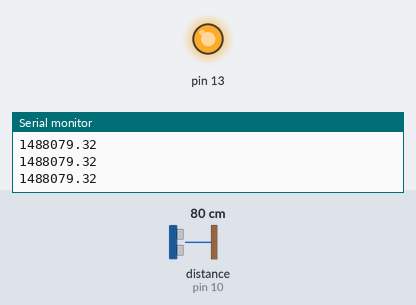
A sketch run on a simulated Arduino Uno, built with avr-gcc and run on an emulated ATmega328P. On the bench: output pins drawn as LEDs (lit = HIGH), the last lines printed to the serial monitor. Wiring (inferred from the names in the program): ultrasonic range finder: trigger pin 9; echo pin 10. Inputs (shaded band) come from the test bench; at power-on: distance to the obstacle (sensor on pin 10) 80 cm. The echo pulse lasts 58.3 µs per cm; pins used as bus, display or sensor lines are not drawn.

Above: at 1.2 s.
1.3 s: distance to the obstacle (sensor on pin 10) set to 149 cm
2.8 s: distance to the obstacle (sensor on pin 10) set to 154 cm
At 3.4 s:
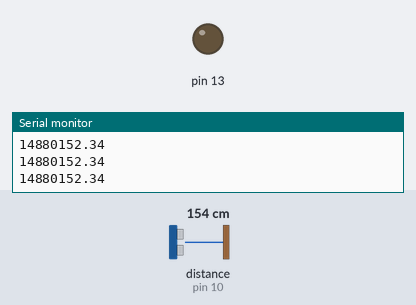
4.3 s: distance to the obstacle (sensor on pin 10) set to 2 cm
At 5.5 s:
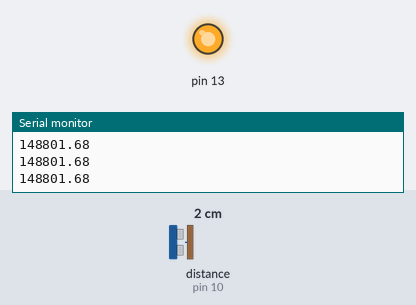
5.8 s: distance to the obstacle (sensor on pin 10) set to 250 cm
At 6.9 s:
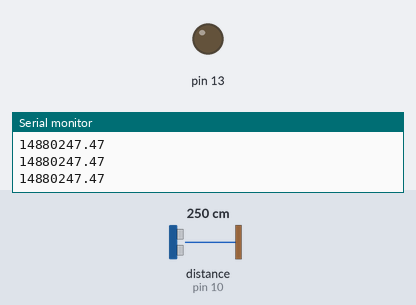
Timing chart, 0 to 8.3 s (numbered marks = the images above; inputs shaded):
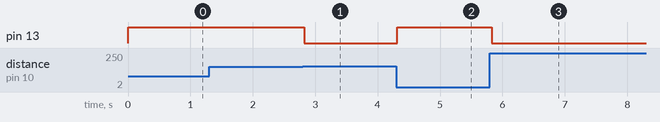

The sketch:

sonar_test1.ino
```cpp
//def i nes pins numbers
const int trigPin = 9;
const int echoPin = 10;

// def i nes variables
long duration; // long is a data-type int distance;

void setup() {
    pinMode(trigPin, OUTPUT); // Sets the trigPin as an Output
    pinMode(13, OUTPUT);
    pinMode(echoPin, INPUT); // Sets the echoPin as an Input

    Serial.begin(9600); // Starts the serial communication
    }

void loop() { // Clears the trigPin
    digitalWrite(trigPin, LOW);
    delayMicroseconds(2);
 // Sets the trigPin on HIGH state for 10 micro seconds
    digitalWrite(trigPin, HIGH);
    delayMicroseconds(10);
    digitalWrite(trigPin, LOW);
 // Reads the echoPin, returns the sound wave travel time in microseconds

    duration = pulseIn(echoPin, HIGH);
 // Calculating the distance

    float distance = duration*0.034/2;
 // Prints the distance on the Serial Monitor
    if (distance < 150){
        digitalWrite(13, HIGH);
    }
    else {
        digitalWrite(13, LOW);
    }
    Serial.print('Distance: ');
    Serial.println(distance);
}
```

Measured:
- the behaviour switches between 151 and 152 cm on distance to the obstacle (sensor on pin 10) (found by bisection; images 0 and 1)
- after the input at 2.8 s, pin 13: HIGH → LOW at once
- after the input at 4.3 s, pin 13: LOW → HIGH at once
- after the input at 5.8 s, pin 13: HIGH → LOW at once
